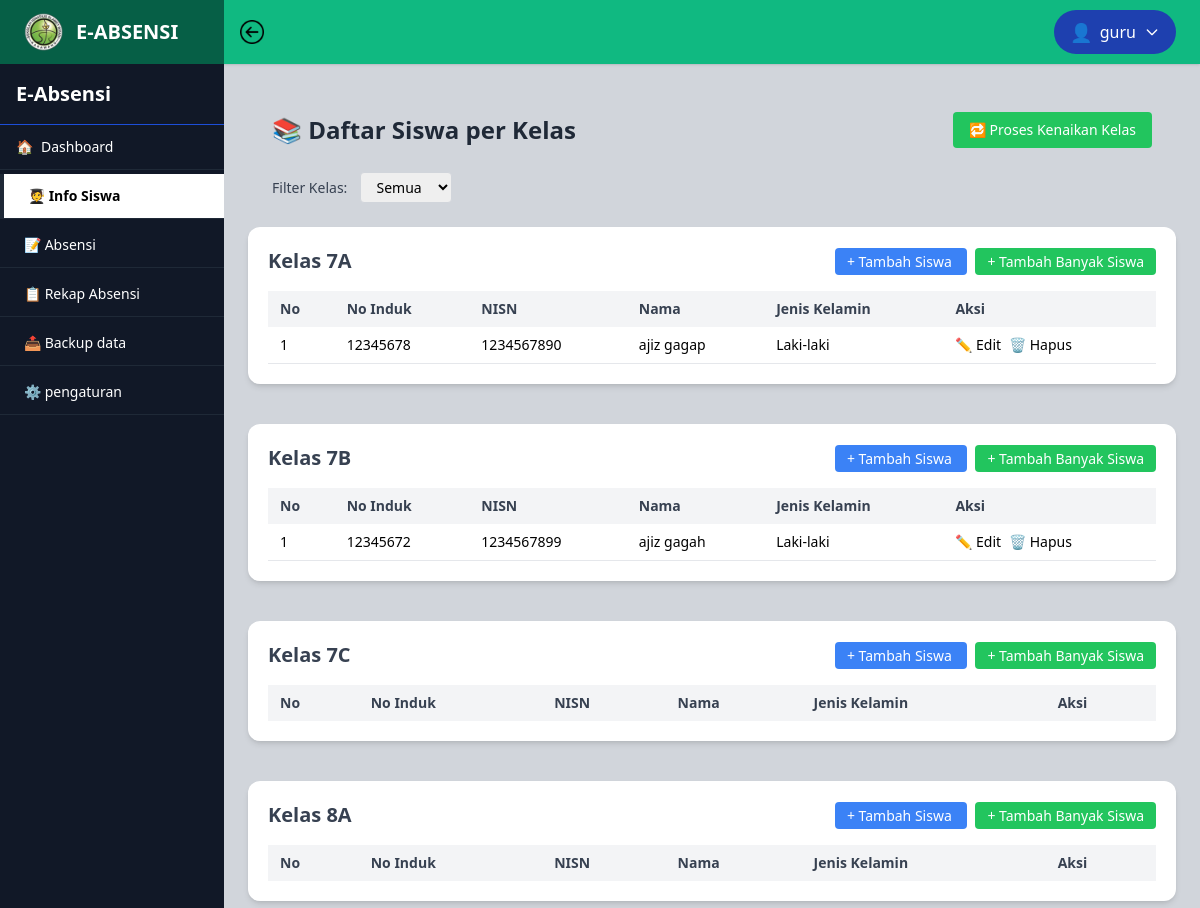
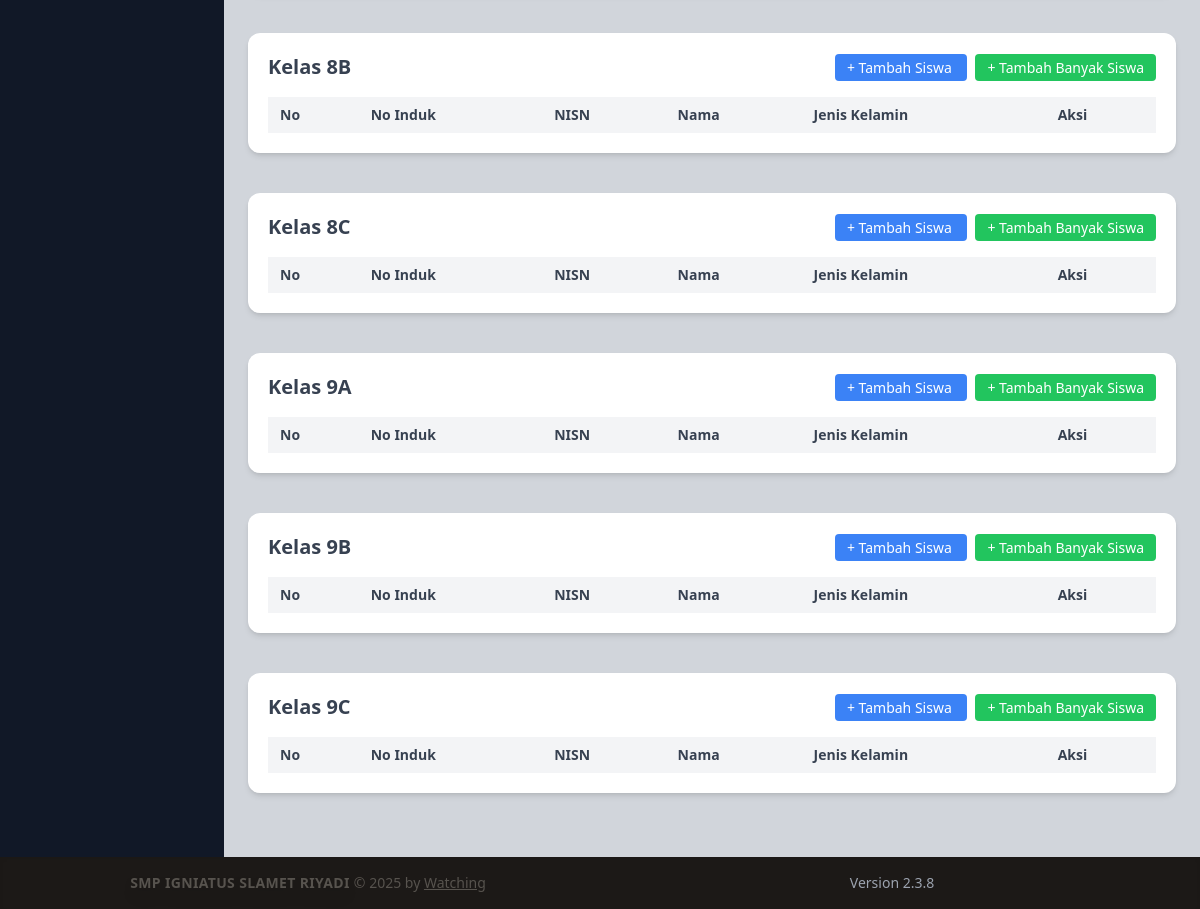
The app's page /dashboard.php?page=info_siswa (signed in), older data (2 pictures, top to bottom).
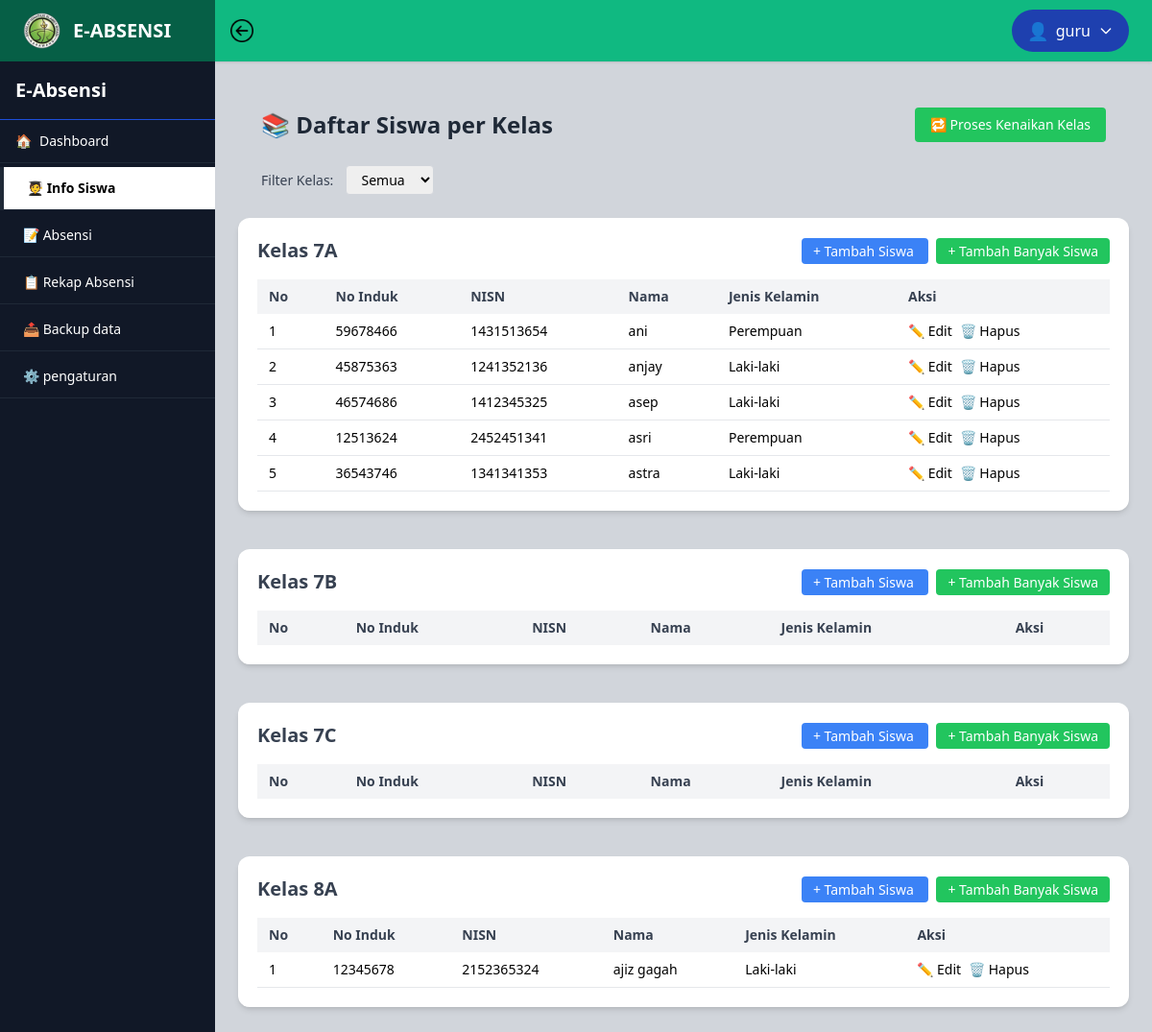
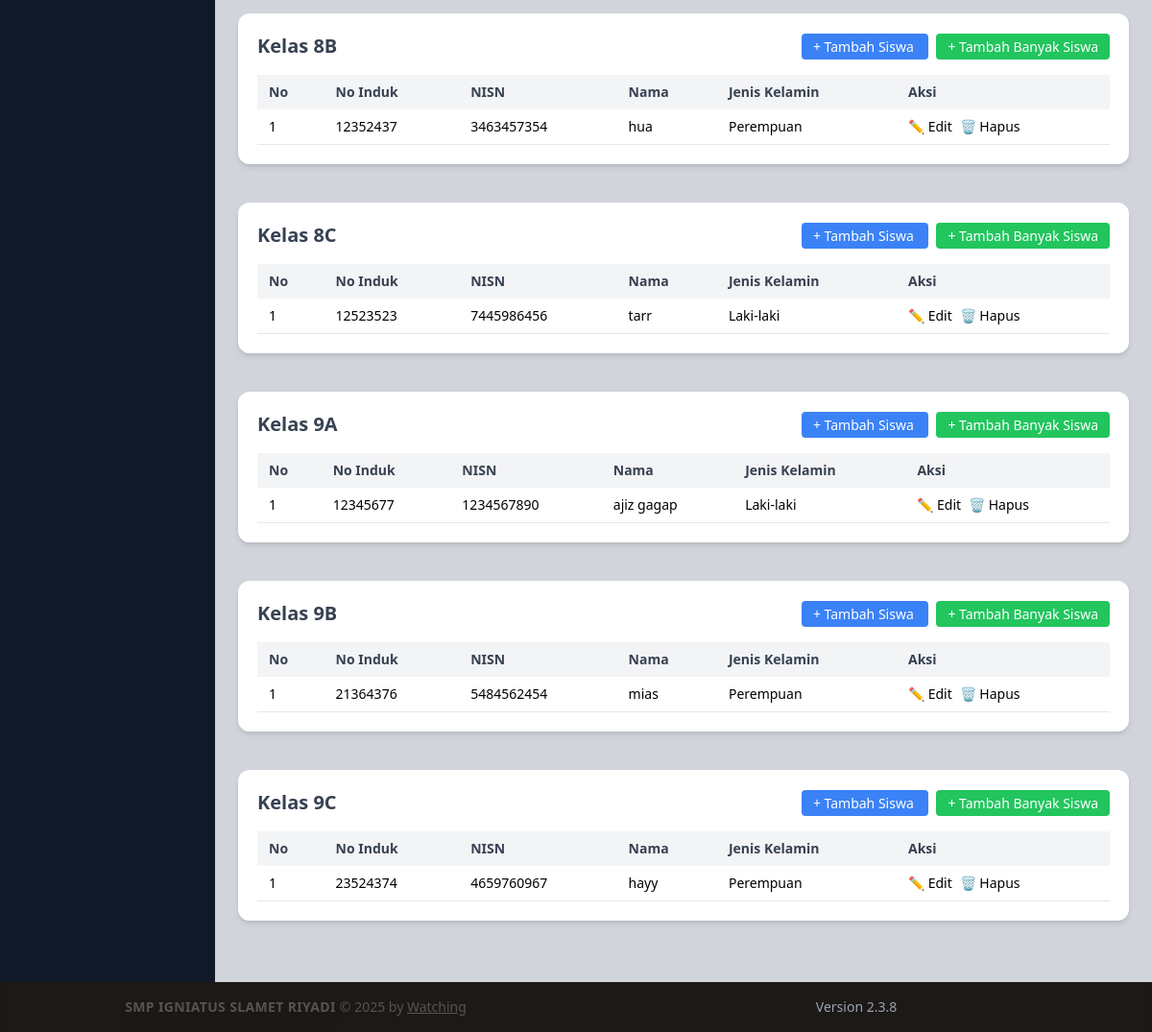
The same page, newer data (2 pictures, top to bottom).
### tables this page shows
CREATE TABLE kelas (
            id_kelas INTEGER PRIMARY KEY AUTOINCREMENT,
            nama_kelas TEXT UNIQUE NOT NULL
        );

CREATE TABLE siswa (
            id_siswa INTEGER PRIMARY KEY AUTOINCREMENT,
            no_induk TEXT NOT NULL,
            nisn TEXT UNIQUE NOT NULL,
            nama TEXT NOT NULL,
            jenis_kelamin TEXT CHECK(jenis_kelamin IN ('L', 'P')) NOT NULL,
            id_kelas INTEGER NOT NULL,
            FOREIGN KEY (id_kelas) REFERENCES kelas(id_kelas)
        );

### public/layouts/info_siswa.php (the view, shortened to what this page needs)
<?php
require_once(__DIR__ . '/../../app/db.php');
$kelasQuery = $db->query("SELECT * FROM kelas ORDER BY nama_kelas ASC");
$kelasList = $kelasQuery->fetchAll(PDO::FETCH_ASSOC);
?>
<link rel="stylesheet" href="https://cdn.datatables.net/1.13.6/css/jquery.dataTables.min.css" />
<div class="p-6">
    <div class="flex justify-between items-center mb-6">
        <h2 class="text-2xl font-bold text-gray-800">📚 Daftar Siswa per Kelas</h2>
        <a href="dashboard.php?page=SiswaController/naik_kelas"
            onclick="return confirm('Proses kenaikan kelas akan memindahkan semua siswa:\n- 7A–C ke 8A–C\n- 8A–C ke 9A–C\n- 9A–C akan dihapus\n\nLanjutkan?')"
            class="bg-green-500 text-white px-4 py-2 rounded hover:bg-green-600 text-sm">
            🔁 Proses Kenaikan Kelas
        </a>
    </div>
        <div>
            <label for="filterKelas" class="mr-2 text-sm text-gray-700">Filter Kelas:</label>
            <select id="filterKelas" class="border border-gray-300 rounded px-3 py-1 text-sm">
                <option value="all">Semua</option>
            </select>
        </div>
    </div>
    <?php foreach ($kelasList as $kelas): ?>
        <?php
        $id_kelas = $kelas['id_kelas'];
        $nama_kelas = $kelas['nama_kelas'];
        $safeTableId = 'tabel_' . preg_replace('/[^a-zA-Z0-9]/', '', $nama_kelas);
        $stmt = $db->prepare("SELECT * FROM siswa WHERE id_kelas = ? ORDER BY nama ASC");
        $stmt->execute([$id_kelas]);
        $siswaList = $stmt->fetchAll(PDO::FETCH_ASSOC);
        ?>
        <div class="kelas-section kelas_<?= $id_kelas ?> mb-10 bg-white p-5 rounded-xl shadow-md">
            <div class="flex justify-between items-center mb-4">
    <h3 class="text-xl font-semibold text-gray-700">Kelas <?= htmlspecialchars($nama_kelas) ?></h3>
    <div class="space-x-2">
        <a href="dashboard.php?page=SiswaController/tambah_siswa&id_kelas=<?= $id_kelas ?>"
           class="bg-blue-500 text-white px-3 py-1 rounded hover:bg-blue-600 text-sm">
            + Tambah Siswa
        </a>
        <a href="dashboard.php?page=SiswaController/tambah_banyak_siswa&id_kelas=<?= $id_kelas ?>"
           class="bg-green-500 text-white px-3 py-1 rounded hover:bg-green-600 text-sm">
            + Tambah Banyak Siswa
        </a>
    </div>
</div>
            <div class="overflow-x-auto">
                <table id="<?= $safeTableId ?>" class="min-w-full text-sm text-left">
                    <thead class="bg-gray-100 text-gray-700">
                        <tr>
                            <th class="px-3 py-2">No</th>
                            <th class="px-3 py-2">No Induk</th>
                            <th class="px-3 py-2">NISN</th>
                            <th class="px-3 py-2">Nama</th>
                            <th class="px-3 py-2">Jenis Kelamin</th>
                            <th class="px-3 py-2">Aksi</th>
                        </tr>
                    </thead>
                    <tbody>
                        <?php foreach ($siswaList as $i => $siswa): ?>
                            <tr class="hover:bg-gray-50 border-b">
                                <td class="px-3 py-2"><?= $i + 1 ?></td>
                                <td class="px-3 py-2"><?= htmlspecialchars($siswa['no_induk']) ?></td>
                                <td class="px-3 py-2"><?= htmlspecialchars($siswa['nisn']) ?></td>
                                <td class="px-3 py-2"><?= htmlspecialchars($siswa['nama']) ?></td>
                                <td class="px-3 py-2"><?= $siswa['jenis_kelamin'] === 'L' ? 'Laki-laki' : 'Perempuan' ?></td>
                                <td class="px-3 py-2 flex gap-2">
                                    <a href="dashboard.php?page=SiswaController/edit_siswa&id=<?= $siswa['id_siswa'] ?>">✏️ Edit</a>
                                    <a href="dashboard.php?page=SiswaController/hapus_siswa&id=<?= $siswa['id_siswa'] ?>" onclick="return confirm('Yakin ingin menghapus siswa ini?')">🗑️ Hapus</a>
                                </td>
                            </tr>
                        <?php endforeach; ?>
                    </tbody>
                </table>
            </div>
        </div>
    <?php endforeach; ?>
</div>

### public/dashboard.php (shortened to what this page needs)
<?php
$currentPage = $_GET['page'] ?? 'home';
        function isActive($targetPage, $currentPage)
        {
          return $targetPage === $currentPage
            ? 'bg-white text-black border-l-4 border-blue-900 font-semibold'
            : 'hover:bg-white hover:text-black hover:border-l-4 hover:border-blue-900';
        }
?>
<!DOCTYPE html>
<html lang="id">
<head>
  <script src="https://cdn.tailwindcss.com"></script>
</head>
<body class="h-screen flex flex-col transition-colors duration-300">
  <header class="flex items-center h-16 shadow">
    <div class="flex items-center bg-emerald-800 h-full px-6 w-56">
      <img src="./img/title.png" alt="Logo" class="h-10 w-auto mr-3">
      <h1 class="text-xl font-semibold text-white">E-ABSENSI</h1>
    </div>
    <div class="flex-1 bg-emerald-500 h-full w-full flex items-center px-4">
      <div class="cursor-pointer" onclick="toggleSidebar()">
        <img id="toggleSidebar" src="./img/sidebar on.png" alt="Toggle Sidebar"
          class="h-6 w-6 transition-transform duration-300 cursor-pointer">
      </div>
    </div>
    <div class="bg-emerald-500 h-full flex items-center px-6 relative">
      <button onclick="toggleUserDropdown()" id="userButton"
        class="flex items-center space-x-2 bg-blue-800 text-white px-4 py-2 rounded-full transition duration-300 ease-in-out hover:bg-blue-700 focus:outline-none focus:ring-2 focus:ring-blue-500">
        <span class="text-lg">👤</span>
        <span class="font-medium"><?= htmlspecialchars($_SESSION['username']) ?></span>
        <svg id="arrowIcon" class="w-4 h-4 ml-1 transition-transform duration-300 transform" fill="none" stroke="currentColor" viewBox="0 0 24 24">
          <path stroke-linecap="round" stroke-linejoin="round" stroke-width="2" d="M19 9l-7 7-7-7" />
        </svg>
      </button>
    </div>
  </header>
  <div class="flex overflow-hidden flex-1">
    <aside id="sidebar" class="w-56 bg-gray-900 text-white flex flex-col transition-all duration-300 ease-in-out">
      <div class="p-4 font-bold text-xl border-b border-blue-700 flex justify-between items-center">
        <span>E-Absensi</span>
      </div>
      <nav class="flex-1 text-sm space-y-1">
        <a href="dashboard.php"
          class="flex items-center space-x-2 px-4 py-3 w-full border-b border-gray-800 <?= isActive('home', $currentPage) ?>">
          <span>🏠</span><span>Dashboard</span>
        </a>
<a href="dashboard.php?page=info_siswa" class="block px-6 py-3 w-full border-b border-gray-800 <?= isActive('info_siswa', $currentPage) ?>">🧑‍🎓 Info Siswa</a>
<a href="dashboard.php?page=absensi" class="block px-6 py-3 w-full border-b border-gray-800 <?= isActive('absensi', $currentPage) ?>">📝 Absensi</a>
<a href="dashboard.php?page=rekap_absensi" class="block px-6 py-3 w-full border-b border-gray-800 <?= isActive('rekap_absensi', $currentPage) ?>">📋 Rekap Absensi</a>
<a href="dashboard.php?page=backup" class="block px-6 py-3 w-full border-b border-gray-800 <?= isActive('backup', $currentPage) ?>">📤 Backup data</a>
<a href="dashboard.php?page=pengaturan" class="block px-6 py-3 w-full border-b border-gray-800 <?= isActive('pengaturan', $currentPage) ?>">⚙️ pengaturan</a>
      </nav>
    </aside>
    <div class="flex-1 flex flex-col overflow-hidden">
      <main id="mainContent" class="flex-1 p-6 overflow-y-auto ml-0 transition-all duration-300 ease-in-out">
        <?php
        $page = $_GET['page'] ?? 'home';
        if (str_contains($page, '/')) {
            $file = $page . ".php";
            if (file_exists($file)) {
                include $file;
                $found = true;
            } else {
                echo "<pre>TIDAK DITEMUKAN</pre>";
            }
        } else {
            $allowed_paths = [
                'layouts/',
                'SiswaController/',
                'AbsensiController/',
                'RekapAbsensiController/'
            ];
            foreach ($allowed_paths as $path) {
                $file = $path . ($page === 'home' ? 'dashboard' : $page) . ".php";
                if (file_exists($file)) {
                    include $file;
                    break;
                } else {
                    echo "<pre>TIDAK DITEMUKAN</pre>";
                }
            }
        }
        ?>
    </div>
  <?php include './copyright/footer.php'; ?>
</body>
</html>

### public/copyright/footer.php (shortened to what this page needs)
<footer class="bg-stone-900 py-4 shadow-inner grid grid-cols-2 items-center">
    <h2 class="text-center text-sm text-stone-600 pl-4"><a href="https://smpisr.id/"><span class="font-extrabold rainbow-animate drop-shadow-lg tracking-wide">
    SMP IGNIATUS SLAMET RIYADI
  </span></a>
        © <?= date('Y'); ?> by <a href="https://portfolio-website-black-eight-59.vercel.app/" class="underline">Watching</a>
    </h2>
    <h2 class="text-center text-sm text-gray-400 pr-4">
        Version 2.3.8
    </h2>
</footer>

### public/copyright/footer.php (style rules this page uses)
.rainbow-animate { animation: rainbow 2s infinite linear; }

Row changes from the older to the newer data that the page shows:
removed siswa: no_induk "12345678", nisn "1234567890", nama "ajiz gagap", jenis_kelamin "Laki-laki", shown under kelas (number 1 of 9 on the later page)
removed siswa: no_induk "12345672", nisn "1234567899", nama "ajiz gagah", jenis_kelamin "Laki-laki", shown under kelas (number 2 of 9 on the later page)
added siswa: no_induk "59678466", nisn "1431513654", nama "ani", jenis_kelamin "Perempuan", shown under kelas (number 1 of 9 on the later page)
added siswa: no_induk "45875363", nisn "1241352136", nama "anjay", jenis_kelamin "Laki-laki", shown under kelas (number 1 of 9 on the later page)
added siswa: no_induk "46574686", nisn "1412345325", nama "asep", jenis_kelamin "Laki-laki", shown under kelas (number 1 of 9 on the later page)
added siswa: no_induk "12513624", nisn "2452451341", nama "asri", jenis_kelamin "Perempuan", shown under kelas (number 1 of 9 on the later page)
added siswa: no_induk "36543746", nisn "1341341353", nama "astra", jenis_kelamin "Laki-laki", shown under kelas (number 1 of 9 on the later page)
added siswa: no_induk "12345678", nisn "2152365324", nama "ajiz gagah", jenis_kelamin "Laki-laki", shown under kelas (number 4 of 9 on the later page)
added siswa: no_induk "12352437", nisn "3463457354", nama "hua", jenis_kelamin "Perempuan", shown under kelas (number 5 of 9 on the later page)
added siswa: no_induk "12523523", nisn "7445986456", nama "tarr", jenis_kelamin "Laki-laki", shown under kelas (number 6 of 9 on the later page)
added siswa: no_induk "12345677", nisn "1234567890", nama "ajiz gagap", jenis_kelamin "Laki-laki", shown under kelas (number 7 of 9 on the later page)
added siswa: no_induk "21364376", nisn "5484562454", nama "mias", jenis_kelamin "Perempuan", shown under kelas (number 8 of 9 on the later page)
added siswa: no_induk "23524374", nisn "4659760967", nama "hayy", jenis_kelamin "Perempuan", shown under kelas (number 9 of 9 on the later page)
